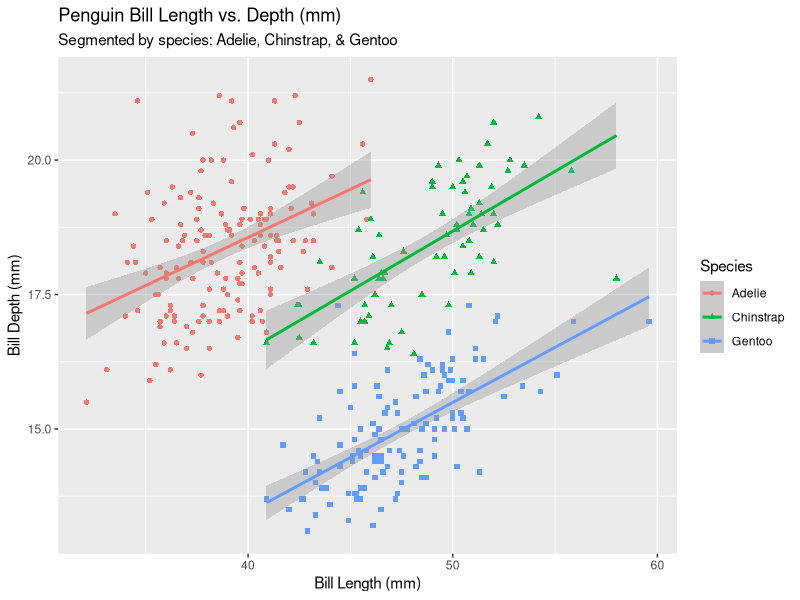
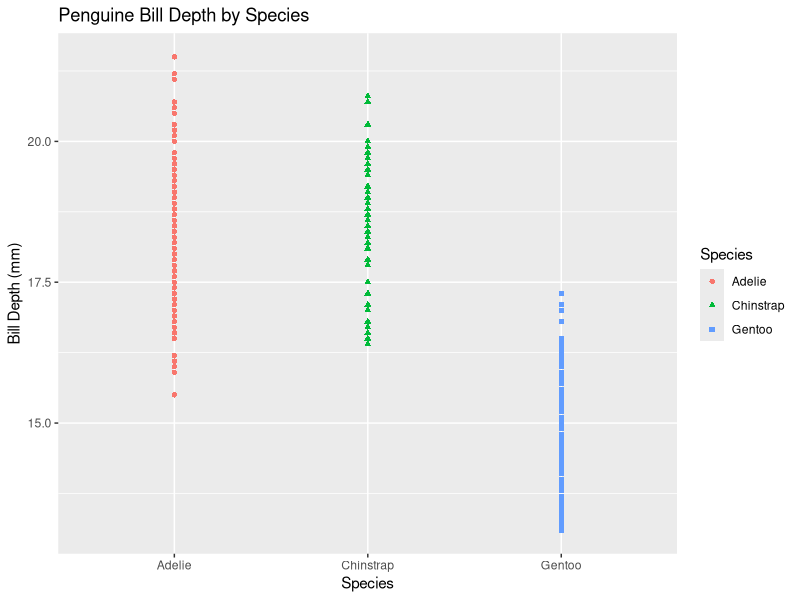
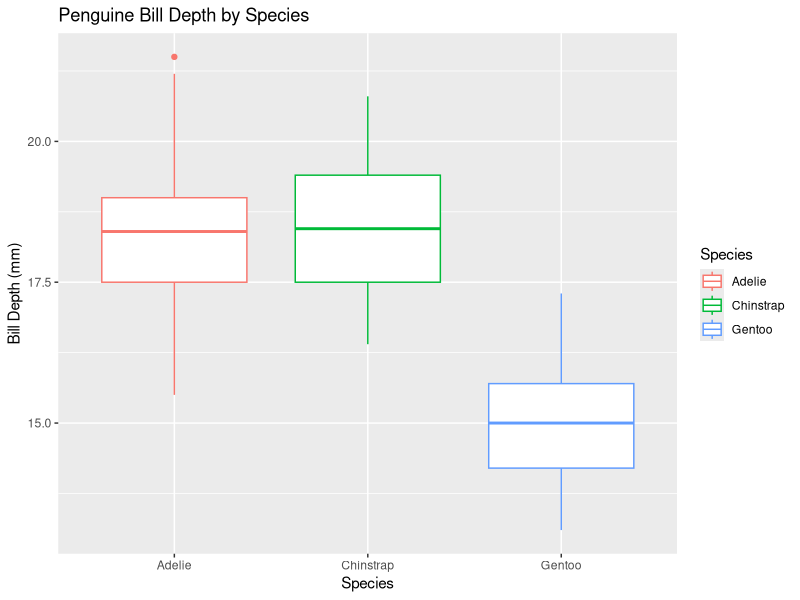
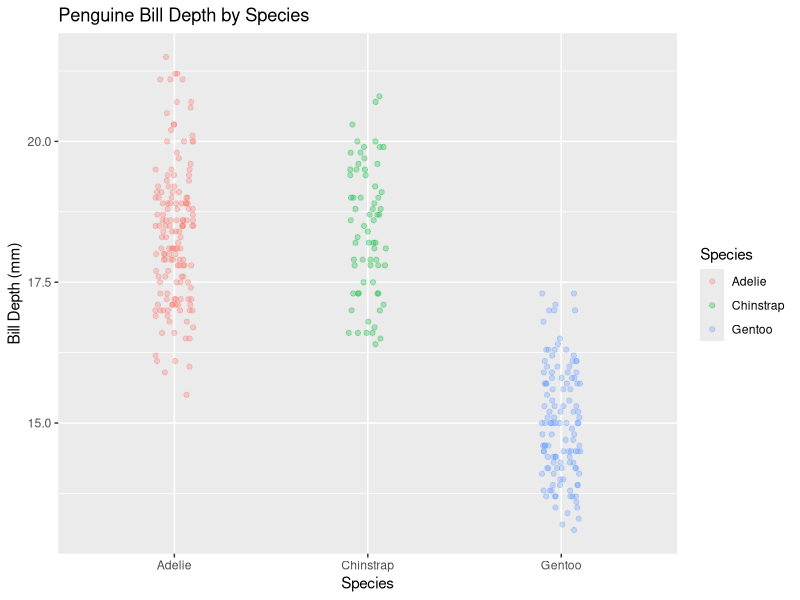
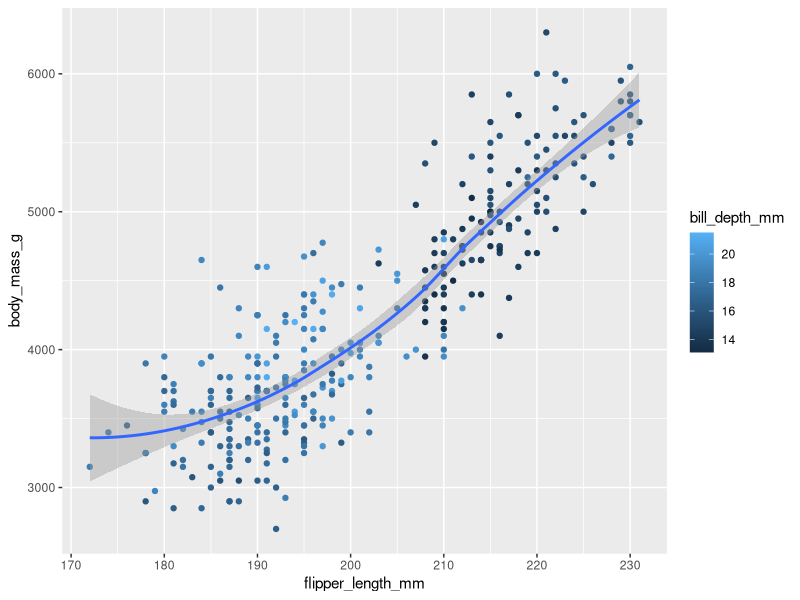

Recreate these plots in R, in order.
## ---- chunk 1
#| output: false
library(tidyverse)
library(palmerpenguins)
library(ggthemes)
## ---- chunk 2
print(nrow(penguins))
print(ncol(penguins))
## ---- chunk 3
ggplot(
  data = penguins,
  mapping = aes(x = bill_length_mm, y = bill_depth_mm, color = species)
) +
  geom_point(mapping = aes(shape = species), na.rm = TRUE) +
  geom_smooth(method = "lm", na.rm = TRUE) +
  labs(
    title = "Penguin Bill Length vs. Depth (mm)",
    subtitle = "Segmented by species: Adelie, Chinstrap, & Gentoo",
    x = "Bill Length (mm)",
    y = "Bill Depth (mm)",
    color = "Species", shape = "Species"
  )
## ---- chunk 4
ggplot(
  data = penguins,
  mapping = aes(
    x = species,
    y = bill_depth_mm,
    color = species,
    shape = species
  )
) +
  geom_point(na.rm = TRUE) +
  labs(
    title = "Penguine Bill Depth by Species",
    x = "Species",
    y = "Bill Depth (mm)",
    color = "Species", shape = "Species"
  )

ggplot(
  data = penguins,
  mapping = aes(x = species, y = bill_depth_mm, color = species)
) +
  geom_boxplot() +
  labs(
    title = "Penguine Bill Depth by Species",
    x = "Species",
    y = "Bill Depth (mm)",
    color = "Species"
  )
## ---- chunk 5
ggplot(
  data = penguins,
  mapping = aes(x = species, y = bill_depth_mm, color = species)
) +
  geom_jitter(alpha = 0.3, height = 0, width = 0.1, na.rm = TRUE) +
  labs(
    title = "Penguine Bill Depth by Species",
    x = "Species",
    y = "Bill Depth (mm)",
    color = "Species"
  )
## ---- chunk 6
ggplot(
  data = penguins,
  mapping = aes(x = flipper_length_mm, y = body_mass_g)
) +
  geom_point(mapping = aes(color = bill_depth_mm), na.rm = TRUE) +
  geom_smooth(na.rm = TRUE)
